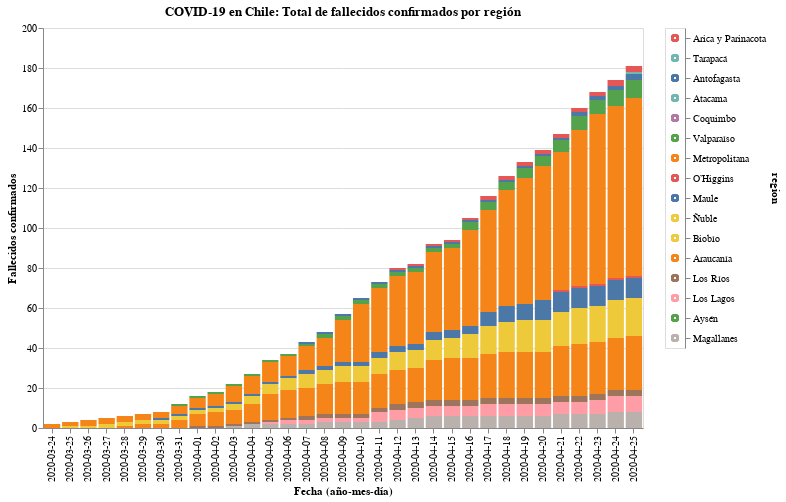

The code cell stored with this chart in its notebook:
### Code cell
#hide_input

input_dropdown = alt.binding_select(options=new_data['region'].unique())
selection1 = alt.selection_single(fields=['region'], bind=input_dropdown, name=' ')
selection2 = alt.selection_multi(fields=['region'], on='mouseover')

color = alt.condition(selection1 | selection2,
                    alt.Color('region:N', legend=None),
                    alt.value('lightgray'))

bars = alt.Chart(new_data).mark_bar().encode(
    x=alt.X('date:O', axis=alt.Axis(title='Fecha (año-mes-día)')),
    y=alt.Y('fallecidos', axis=alt.Axis(title='Fallecidos confirmados')),
    color=color,
    tooltip=['date', 'region', 'fallecidos'],
    order=alt.Order(
    # Sort the segments of the bars by this field
    'codigo region',
    sort='descending'
    )
    ).properties(
    title='COVID-19 en Chile: Total de fallecidos confirmados por región'
).add_selection(
    selection1, selection2
).transform_filter(
    selection1
)

legend = alt.Chart(new_data).mark_point().encode(
    y=alt.Y('region:N', axis=alt.Axis(orient='right'), sort=regiones),
    color=color
).add_selection(
    selection1, selection2
)

bars.properties(width=600, height=400) | legend

### Figure 1 — Vega-Lite specification as saved in the notebook (floating-point values rounded to 4 significant figures; data arrays with more than 128 entries replaced by an {"elided": "..."} marker saying what was removed)
{"config": {"view": {"continuousWidth": 400, "continuousHeight": 300}}, "hconcat": [{"mark": "bar", "encoding": {"color": {"condition": {"type": "nominal", "field": "region", "legend": null, "selection": {"or": [" ", "selector002"]}}, "value": "lightgray"}, "order": {"type": "quantitative", "field": "codigo region", "sort": "descending"}, "tooltip": [{"type": "nominal", "field": "date"}, {"type": "nominal", "field": "region"}, {"type": "quantitative", "field": "fallecidos"}], "x": {"type": "ordinal", "axis": {"title": "Fecha (año-mes-día)"}, "field": "date"}, "y": {"type": "quantitative", "axis": {"title": "Fallecidos confirmados"}, "field": "fallecidos"}}, "height": 400, "selection": {" ": {"type": "single", "fields": ["region"], "bind": {"input": "select", "options": ["Arica y Parinacota", "Tarapacá", "Antofagasta", "Atacama", "Coquimbo", "Valparaíso", "Metropolitana", "O’Higgins", "Maule", "Ñuble", "Biobío", "Araucanía", "Los Ríos", "Los Lagos", "Aysén", "Magallanes"]}}, "selector002": {"type": "multi", "fields": ["region"], "on": "mouseover"}}, "title": "COVID-19 en Chile: Total de fallecidos confirmados por región", "transform": [{"filter": {"selection": " "}}], "width": 600}, {"mark": "point", "encoding": {"color": {"condition": {"type": "nominal", "field": "region", "legend": null, "selection": {"or": [" ", "selector002"]}}, "value": "lightgray"}, "y": {"type": "nominal", "axis": {"orient": "right"}, "field": "region", "sort": ["Arica y Parinacota", "Tarapacá", "Antofagasta", "Atacama", "Coquimbo", "Valparaíso", "Metropolitana", "O’Higgins", "Maule", "Ñuble", "Biobío", "Araucanía", "Los Ríos", "Los Lagos", "Aysén", "Magallanes"]}}, "selection": {" ": {"type": "single", "fields": ["region"], "bind": {"input": "select", "options": ["Arica y Parinacota", "Tarapacá", "Antofagasta", "Atacama", "Coquimbo", "Valparaíso", "Metropolitana", "O’Higgins", "Maule", "Ñuble", "Biobío", "Araucanía", "Los Ríos", "Los Lagos", "Aysén", "Magallanes"]}}, "selector002": {"type": "multi", "fields": ["region"], "on": "mouseover"}}}], "data": {"name": "data-fed57701032964fa23f717fd871d4d61"}, "$schema": "https://vega.github.io/schema/vega-lite/v4.8.1.json", "datasets": {"data-fed57701032964fa23f717fd871d4d61": {"elided": "528 records"}}}
